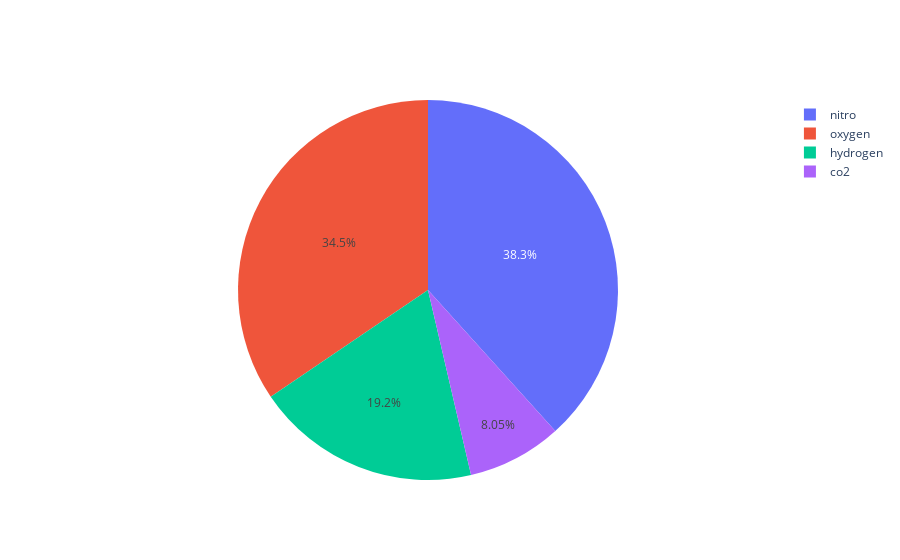

The cell this chart's notebook holds for it:
### Code cell
# Pie chart
gas = ['oxygen', 'hydrogen', 'co2', 'nitro']
volume = [450, 250, 105, 500]
mydata = go.Pie(labels=gas, values=volume)
myfigure = go.Figure([mydata])
myfigure.show()

### Figure 1 — Plotly figure (JSON) as saved in the notebook; plotly's stock layout.template omitted (floating-point values rounded to 4 significant figures)
{"data": [{"labels": ["oxygen", "hydrogen", "co2", "nitro"], "type": "pie", "values": [450, 250, 105, 500]}], "layout": {}}
